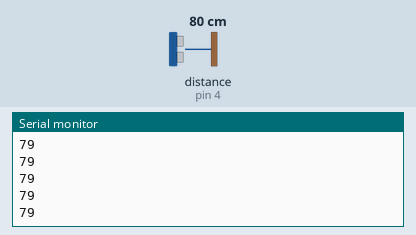
This sketch was run on a simulated Arduino Uno, built with avr-gcc and run on an emulated ATmega328P. Shown: the last lines printed to the serial monitor. Wiring (inferred from the names in the program): ultrasonic range finder: trigger pin 5; echo pin 4. Inputs (shaded band) come from the test bench; at power-on: distance to the obstacle (sensor on pin 4) 80 cm. The echo pulse lasts 58.3 µs per cm.

Above: at 1.2 s.
1.3 s: distance to the obstacle (sensor on pin 4) set to 2 cm
At 1.37 s:
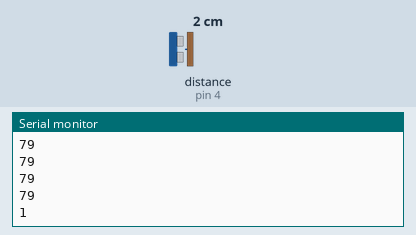
2.8 s: distance to the obstacle (sensor on pin 4) set to 4 cm
At 2.89 s:
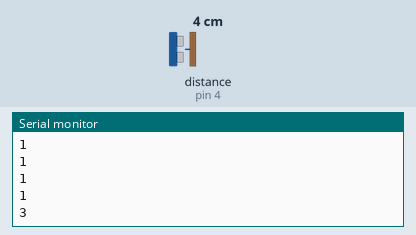
Timing chart, 0 to 5.8 s (numbered marks = the images above; inputs shaded):
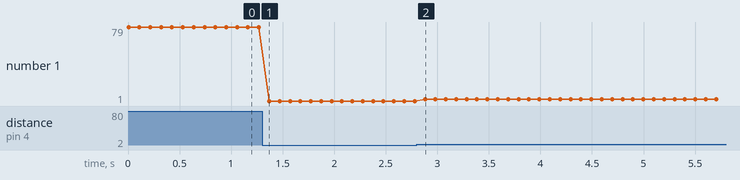

Measured:
- after the input at 1.3 s, the serial monitor: prints a new line after 0.07 s (image 1)
- after the input at 2.8 s, the serial monitor: prints a new line after 0.08 s (image 2)
- plotted number 1: 79 → 1 after the input at 1.3 s, 1 → 3 after the input at 2.8 s

The sketch:

controller.ino
```cpp
const int trigPin = 5;    // 超音波 Trig 腳
const int echoPin = 4;    // 超音波 Echo 腳

void setup() {
  Serial.begin(9600);     // 與電腦/TouchDesigner 串口同步
  pinMode(trigPin, OUTPUT);
  pinMode(echoPin, INPUT);
}

void loop() {
  long duration;
  int distance;

  // 發送 10 微秒的高電位脈衝到 Trig
  digitalWrite(trigPin, LOW);
  delayMicroseconds(2);
  digitalWrite(trigPin, HIGH);
  delayMicroseconds(10);
  digitalWrite(trigPin, LOW);

  // 讀取 Echo 回來的高電位持續時間（微秒）
  duration = pulseIn(echoPin, HIGH, 30000); // 30ms timeout

  // 計算距離（公分）：聲速約 340m/s
  // 距離 = (持續時間 / 2) * 0.0343
  distance = duration * 0.0343 / 2;

  // 如果量測到有效距離（通常 HC-SR04 0~400cm）
  if (distance > 0 && distance < 400) {
    Serial.println(distance);
  } else {
    Serial.println("Out of range");
  }

  delay(100); // 0.1 秒更新一次
}
```
